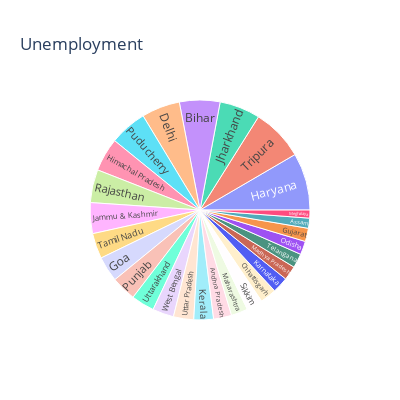

Notebook source saved alongside this figure:
### Code cell
unemploment = df[["Region",' Estimated Unemployment Rate (%)']]
figure = px.sunburst(unemploment, path=["Region"], 
                     values=' Estimated Unemployment Rate (%)',
                     width=400, height=400, color_continuous_scale="RdY1Gn", 
                     title="Unemployment")
figure.show()

### Figure 1 — Plotly figure (JSON) as saved in the notebook; plotly's stock layout.template omitted (floating-point values rounded to 4 significant figures)
{"data": [{"branchvalues": "total", "domain": {"x": [0, 1], "y": [0, 1]}, "hovertemplate": "labels=%{label}<br> Estimated Unemployment Rate (%)=%{value}<br>parent=%{parent}<br>id=%{id}<extra></extra>", "ids": ["Andhra Pradesh", "Assam", "Bihar", "Chhattisgarh", "Delhi", "Goa", "Gujarat", "Haryana", "Himachal Pradesh", "Jammu & Kashmir", "Jharkhand", "Karnataka", "Kerala", "Madhya Pradesh", "Maharashtra", "Meghalaya", "Odisha", "Puducherry", "Punjab", "Rajasthan", "Sikkim", "Tamil Nadu", "Telangana", "Tripura", "Uttar Pradesh", "Uttarakhand", "West Bengal"], "labels": ["Andhra Pradesh", "Assam", "Bihar", "Chhattisgarh", "Delhi", "Goa", "Gujarat", "Haryana", "Himachal Pradesh", "Jammu & Kashmir", "Jharkhand", "Karnataka", "Kerala", "Madhya Pradesh", "Maharashtra", "Meghalaya", "Odisha", "Puducherry", "Punjab", "Rajasthan", "Sikkim", "Tamil Nadu", "Telangana", "Tripura", "Uttar Pradesh", "Uttarakhand", "West Bengal"], "name": "", "parents": ["", "", "", "", "", "", "", "", "", "", "", "", "", "", "", "", "", "", "", "", "", "", "", "", "", "", ""], "type": "sunburst", "values": [86.64, 48.56, 194.7, 78.19, 184.1, 121.7, 63.76, 274.8, 160.7, 148.3, 195.4, 76.68, 94.34, 68.54, 79.79, 38.66, 64.62, 179.4, 119.8, 158.7, 78.34, 121.9, 68.33, 250.6, 97.37, 111.6, 101.9]}], "layout": {"height": 400, "legend": {"tracegroupgap": 0}, "title": {"text": "Unemployment"}, "width": 400}}
